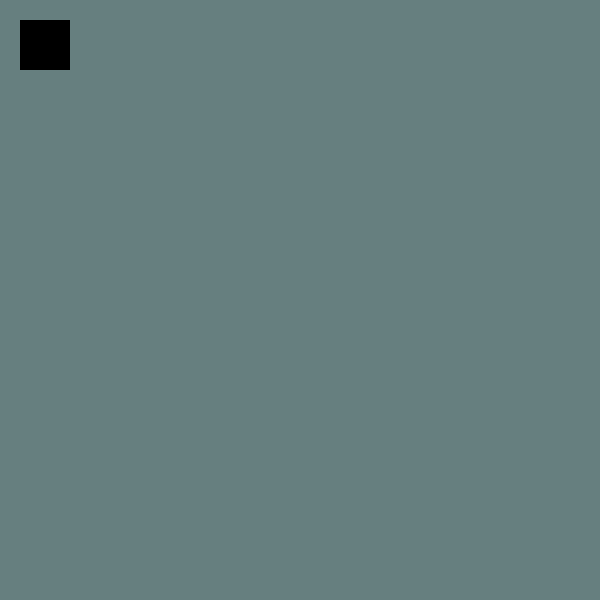
Frame 1 (no input)
Frame 60 (the mouse pressed at the canvas centre just before this capture): identical to frame 1, image omitted
Frame 120 (the mouse held since frame 60 and released just before this capture): identical to frame 1, image omitted

The Processing sketch that drew this single still picture (run headless with seeded random() and noise(); from frame 60 on, the mouse is pressed at the canvas centre):

// Processing sketch: sketch_10_function_parameters_2
// ── sketch_10_function_parameters_2.pde
// setup is run once, when the sketch is launched
void setup() {
  size(600, 600);  
  colorMode(HSB, 100);
  background(50, 20, 50);
  fill(60,60,60);
}

// draw is run over and over again
void draw() {
  blackRect(20, 20, 50, 50);
}

// this function extends Processing with a function that creates black boxes. 
void blackRect(int boxx, int boxy, int boxwidth, int boxheight) {
  noStroke();
  fill(0, 0, 0);
  rect(boxx, boxy, boxwidth, boxheight);
}
